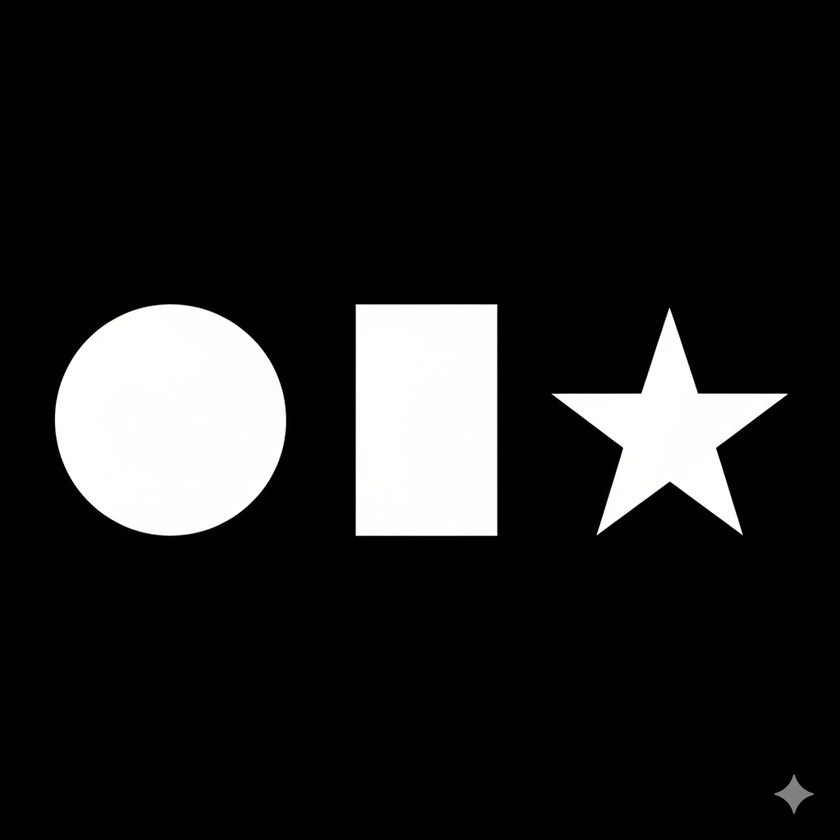
#> input picture 3.jpg, 840 x 840 px, shrunk from 1024 x 1024 before the run, found by its file name
$ python 16-14.py
#> lines starting #> are read from the running program, lines starting #| are printed output that depends on the picture; after the words box and inside, x2 and y2 are one past the last pixel; in counts of white or black regions, pixels touching at a corner belong together
import cv2
import numpy as np

src=cv2.imread("3.jpg")
#> src is the input picture: shape (840, 840, 3); mean B, G, R 33.5, 33.6, 33.6
gray_src=cv2.cvtColor(src,cv2.COLOR_BGR2GRAY)
ret,dst_binary=cv2.threshold(gray_src,175,255,cv2.THRESH_BINARY)
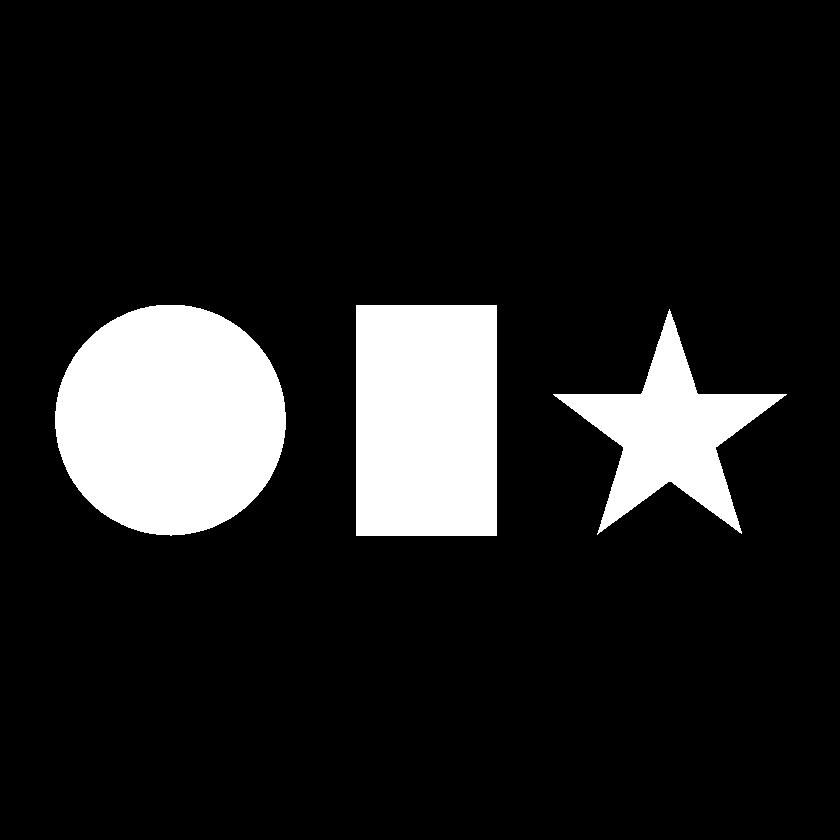
#> dst_binary: shape (840, 840); 13.1% white; 3 white regions
contours,hierarchy=cv2.findContours(dst_binary,cv2.RETR_LIST,cv2.CHAIN_APPROX_SIMPLE)
#> contours = 3 contours; box (x1, y1, x2, y2) and area: (55, 305, 286, 536) 41517, (356, 305, 497, 536) 32200, (553, 309, 787, 535) 17320

#凸包，針對第一個物體輪廓點
hull=cv2.convexHull(contours[0])
#> hull = [[786, 394], [741, 533], [597, 534], [553, 394], [669, 309]]
#陣列、封閉(最後點連回第一點)、顏色、粗細
dst=cv2.polylines(src,[hull],True,(0,255,0),2)

convex_area=cv2.contourArea(hull)
#> convex_area = 36198
print(f"凸包面積:{convex_area}")
#| 凸包面積:36198.0

cv2.namedWindow("dst",cv2.WINDOW_NORMAL)
cv2.imshow("dst",dst)

cv2.waitKey(0)
cv2.destroyAllWindows()

$ run again, with 12.jpg copied over 3.jpg
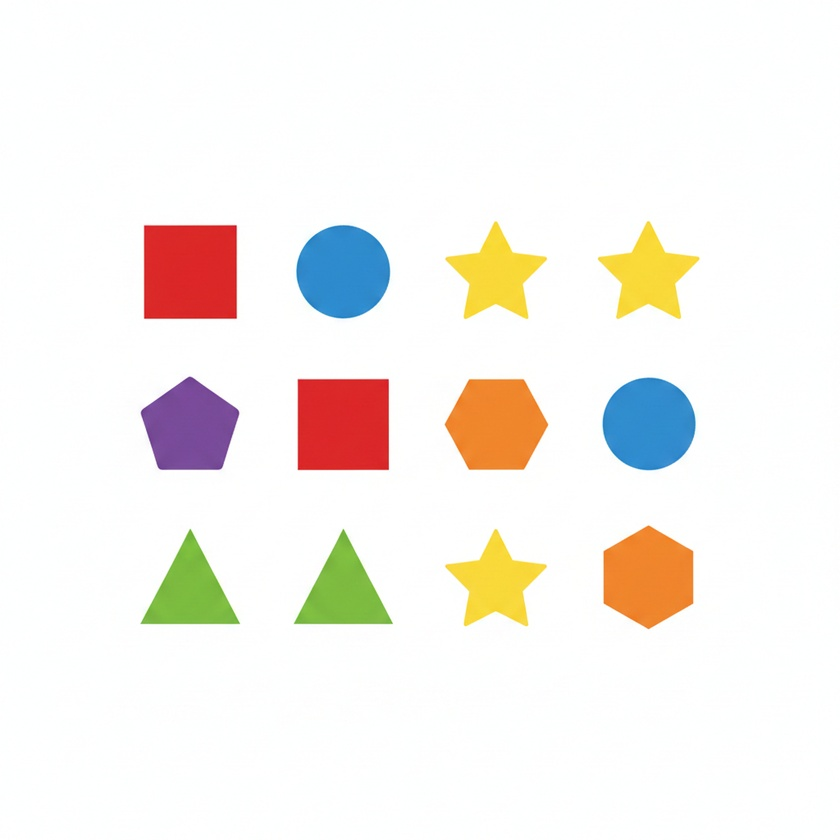
#> input picture 12.jpg, 840 x 840 px, shrunk from 1024 x 1024 before the run, found by its file name
#> src is the input picture: shape (840, 840, 3); mean B, G, R 236.8, 241.6, 245.9
#> `gray_src=cv2.cvtColor(src,cv2.COLOR_BGR2GRAY)`:
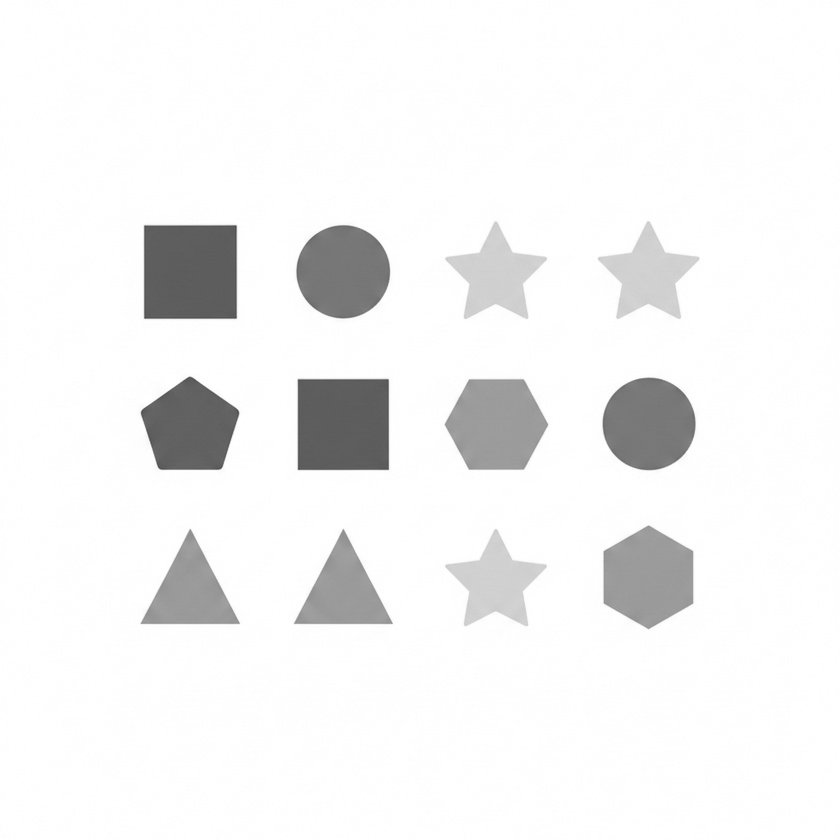
#> gray_src: shape (840, 840); min 69, max 255, mean 242.4
#> `ret,dst_binary=cv2.threshold(gray_src,175,255,cv2.THRESH_BINARY)`:
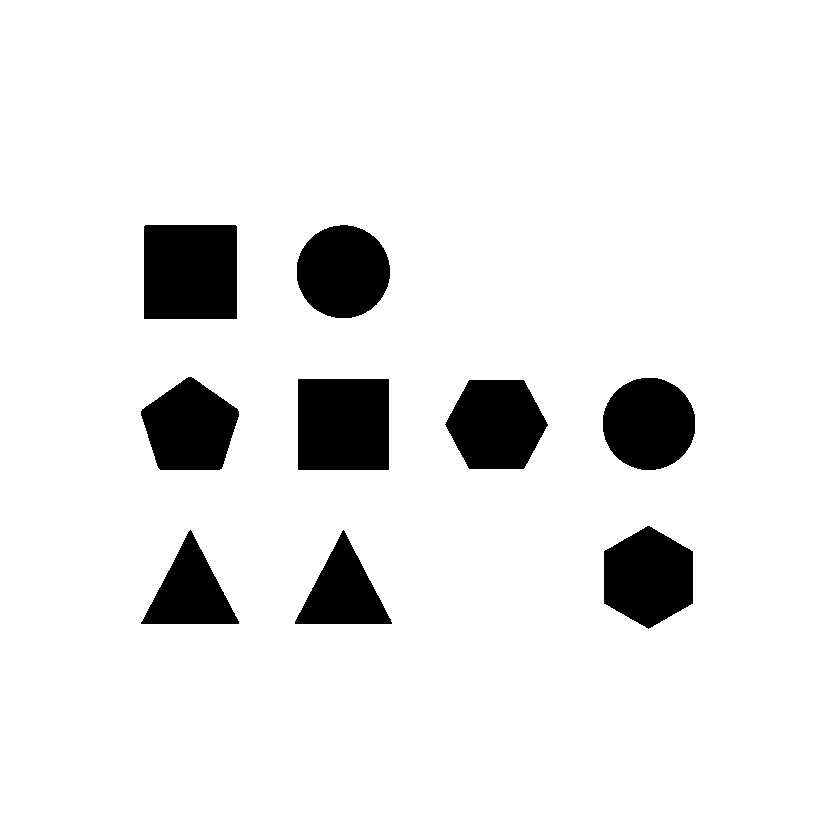
#> dst_binary: shape (840, 840); 91.4% white; 9 black regions
#> contours = 10 contours; largest, box (x1, y1, x2, y2) and area: (0, 0, 840, 840) 703921, (143, 224, 238, 320) 8925, (297, 378, 390, 471) 8462, (444, 379, 549, 470) 7159, (603, 525, 694, 630) 7039
#> hull = contour of 13 points, box (x1, y1, x2, y2) (294, 529, 393, 625), area 4902
#> convex_area = 4902
#| 凸包面積:4902.0

$ run again, with 122.jpg copied over 3.jpg
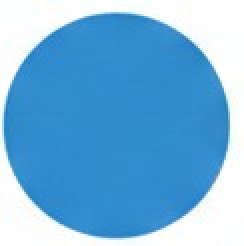
#> input picture 122.jpg, 122 x 123 px, found by its file name (shown 2 times larger)
#> src is the input picture: shape (123, 122, 3); mean B, G, R 220.8, 177.4, 116.3
#> `ret,dst_binary=cv2.threshold(gray_src,175,255,cv2.THRESH_BINARY)`:
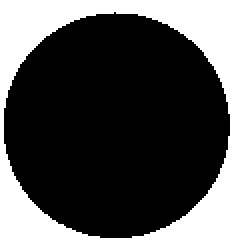
#> dst_binary: shape (123, 122) (shown 2 times larger); 33.3% white; 1 white region
#> contours = 2 contours; box (x1, y1, x2, y2) and area: (0, 0, 122, 123) 14762, (1, 5, 116, 120) 10164
#> hull = contour of 52 points, box (x1, y1, x2, y2) (1, 5, 116, 120), area 10252
#> `dst=cv2.polylines(src,[hull],True,(0,255,0),2)`:
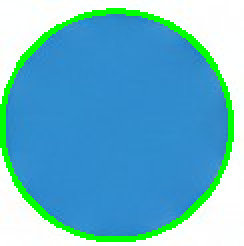
#> dst: shape (123, 122, 3) (shown 2 times larger); mean B, G, R 203.8, 180, 102.8
#> convex_area = 10251.5
#| 凸包面積:10251.5
